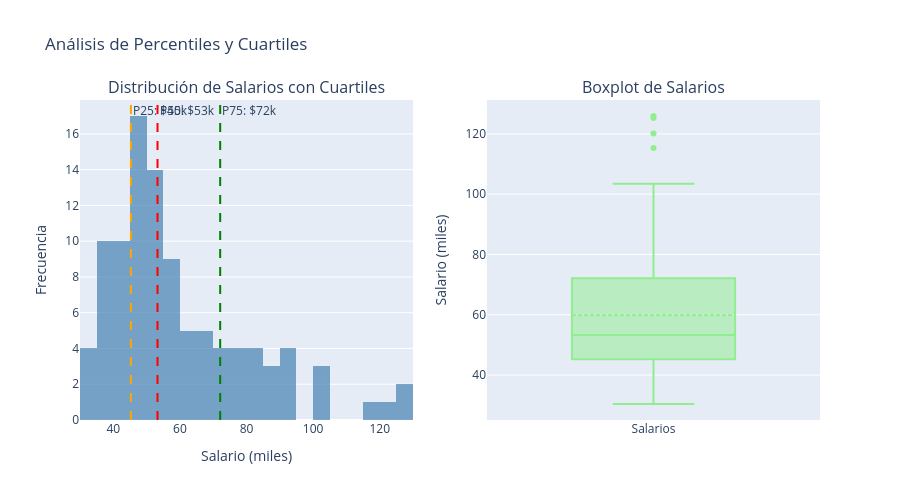

The notebook cell this image was saved under:
### Markdown cell above
### 4.6 Cálculo de Percentiles y Cuartiles

### Code cell
# Datos sintéticos: Salarios en una empresa (en miles)
np.random.seed(42)
salarios = np.concatenate([
    stats.norm.rvs(loc=50, scale=10, size=70),   # Empleados junior
    stats.norm.rvs(loc=80, scale=15, size=25),   # Empleados senior
    stats.norm.rvs(loc=120, scale=20, size=5)    # Ejecutivos
])

# Calcular percentiles usando scipy.stats
percentiles = [10, 25, 50, 75, 90, 95, 99]
valores_percentiles = [stats.scoreatpercentile(salarios, p) for p in percentiles]

# Crear DataFrame para mejor visualización
df_percentiles = pd.DataFrame({
    'Percentil': percentiles,
    'Valor (miles)': valores_percentiles
})

print("ANÁLISIS DE PERCENTILES - SALARIOS")
print("=" * 50)
print(df_percentiles.to_string(index=False))

# Estadísticos adicionales
print(f"\nEstadísticos descriptivos:")
print(f"  Media: ${salarios.mean():.2f}k")
print(f"  Mediana (P50): ${np.median(salarios):.2f}k")
print(f"  Rango intercuartílico (IQR): ${valores_percentiles[3] - valores_percentiles[1]:.2f}k")

# Visualización con Plotly
fig = make_subplots(rows=1, cols=2,
                    subplot_titles=('Distribución de Salarios con Cuartiles', 'Boxplot de Salarios'))

# Histograma con percentiles marcados
fig.add_trace(
    go.Histogram(x=salarios, nbinsx=30, name='Salarios',
                 marker_color='steelblue', opacity=0.7),
    row=1, col=1
)

# Líneas verticales para cuartiles
cuartiles = [25, 50, 75]
colores = ['orange', 'red', 'green']
for i, (p, v, color) in enumerate(zip(cuartiles, [valores_percentiles[1], valores_percentiles[2], valores_percentiles[3]], colores)):
    fig.add_vline(x=v, line_dash="dash", line_color=color,
                  annotation_text=f"P{p}: ${v:.0f}k",
                  row=1, col=1)

# Boxplot
fig.add_trace(
    go.Box(y=salarios, name='Salarios', marker_color='lightgreen',
           boxmean=True),
    row=1, col=2
)

fig.update_xaxes(title_text="Salario (miles)", row=1, col=1)
fig.update_yaxes(title_text="Frecuencia", row=1, col=1)
fig.update_yaxes(title_text="Salario (miles)", row=1, col=2)

fig.update_layout(height=500, showlegend=False,
                  title_text="Análisis de Percentiles y Cuartiles")
fig.show()

### Figure 1 — Plotly figure (JSON) as saved in the notebook; plotly's stock layout.template omitted (floating-point values rounded to 4 significant figures)
{"data": [{"marker": {"color": "steelblue"}, "name": "Salarios", "nbinsx": 30, "opacity": 0.7, "type": "histogram", "x": [54.97, 48.62, 56.48, 65.23, 47.66, 47.66, 65.79, 57.67, 45.31, 55.43, 45.37, 45.34, 52.42, 30.87, 32.75, 44.38, 39.87, 53.14, 40.92, 35.88, 64.66, 47.74, 50.68, 35.75, 44.56, 51.11, 38.49, 53.76, 43.99, 47.08, 43.98, 68.52, 49.87, 39.42, 58.23, 37.79, 52.09, 30.4, 36.72, 51.97, 57.38, 51.71, 48.84, 46.99, 35.21, 42.8, 45.39, 60.57, 53.44, 32.37, 53.24, 46.15, 43.23, 56.12, 60.31, 59.31, 41.61, 46.91, 53.31, 59.76, 45.21, 48.14, 38.94, 38.04, 58.13, 63.56, 49.28, 60.04, 53.62, 43.55, 85.42, 103.1, 79.46, 103.5, 40.7, 92.33, 81.31, 75.51, 81.38, 50.19, 76.7, 85.36, 102.2, 72.23, 67.87, 72.47, 93.73, 84.93, 72.05, 87.7, 81.46, 94.53, 69.47, 75.09, 74.12, 90.73, 125.9, 125.2, 120.1, 115.3], "xaxis": "x", "yaxis": "y"}, {"boxmean": true, "marker": {"color": "lightgreen"}, "name": "Salarios", "type": "box", "xaxis": "x2", "y": [54.97, 48.62, 56.48, 65.23, 47.66, 47.66, 65.79, 57.67, 45.31, 55.43, 45.37, 45.34, 52.42, 30.87, 32.75, 44.38, 39.87, 53.14, 40.92, 35.88, 64.66, 47.74, 50.68, 35.75, 44.56, 51.11, 38.49, 53.76, 43.99, 47.08, 43.98, 68.52, 49.87, 39.42, 58.23, 37.79, 52.09, 30.4, 36.72, 51.97, 57.38, 51.71, 48.84, 46.99, 35.21, 42.8, 45.39, 60.57, 53.44, 32.37, 53.24, 46.15, 43.23, 56.12, 60.31, 59.31, 41.61, 46.91, 53.31, 59.76, 45.21, 48.14, 38.94, 38.04, 58.13, 63.56, 49.28, 60.04, 53.62, 43.55, 85.42, 103.1, 79.46, 103.5, 40.7, 92.33, 81.31, 75.51, 81.38, 50.19, 76.7, 85.36, 102.2, 72.23, 67.87, 72.47, 93.73, 84.93, 72.05, 87.7, 81.46, 94.53, 69.47, 75.09, 74.12, 90.73, 125.9, 125.2, 120.1, 115.3], "yaxis": "y2"}], "layout": {"annotations": [{"font": {"size": 16}, "showarrow": false, "text": "Distribución de Salarios con Cuartiles", "x": 0.225, "xanchor": "center", "xref": "paper", "y": 1, "yanchor": "bottom", "yref": "paper"}, {"font": {"size": 16}, "showarrow": false, "text": "Boxplot de Salarios", "x": 0.775, "xanchor": "center", "xref": "paper", "y": 1, "yanchor": "bottom", "yref": "paper"}, {"showarrow": false, "text": "P25: $45k", "x": 45.28, "xanchor": "left", "xref": "x", "y": 1, "yanchor": "top", "yref": "y domain"}, {"showarrow": false, "text": "P50: $53k", "x": 53.28, "xanchor": "left", "xref": "x", "y": 1, "yanchor": "top", "yref": "y domain"}, {"showarrow": false, "text": "P75: $72k", "x": 72.1, "xanchor": "left", "xref": "x", "y": 1, "yanchor": "top", "yref": "y domain"}], "height": 500, "shapes": [{"line": {"color": "orange", "dash": "dash"}, "type": "line", "x0": 45.28, "x1": 45.28, "xref": "x", "y0": 0, "y1": 1, "yref": "y domain"}, {"line": {"color": "red", "dash": "dash"}, "type": "line", "x0": 53.28, "x1": 53.28, "xref": "x", "y0": 0, "y1": 1, "yref": "y domain"}, {"line": {"color": "green", "dash": "dash"}, "type": "line", "x0": 72.1, "x1": 72.1, "xref": "x", "y0": 0, "y1": 1, "yref": "y domain"}], "showlegend": false, "title": {"text": "Análisis de Percentiles y Cuartiles"}, "xaxis": {"anchor": "y", "domain": [0, 0.45], "title": {"text": "Salario (miles)"}}, "xaxis2": {"anchor": "y2", "domain": [0.55, 1]}, "yaxis": {"anchor": "x", "domain": [0, 1], "title": {"text": "Frecuencia"}}, "yaxis2": {"anchor": "x2", "domain": [0, 1], "title": {"text": "Salario (miles)"}}}}
